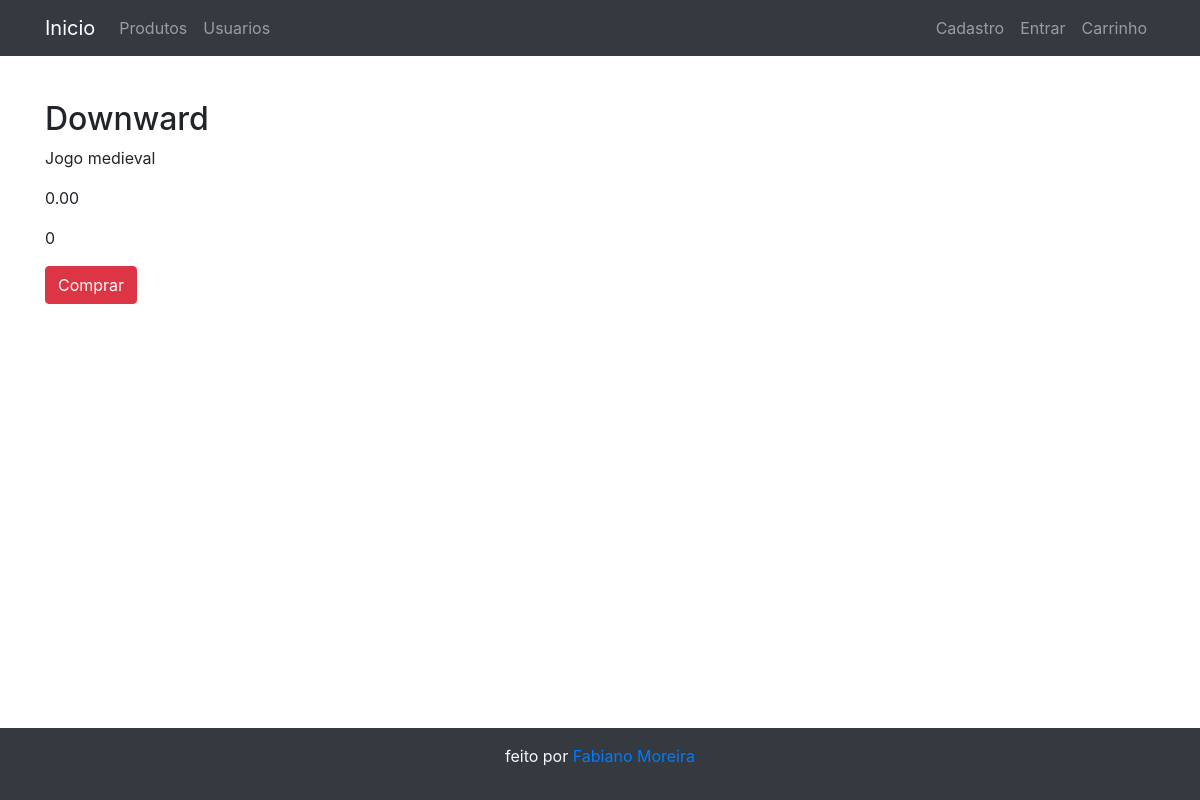
Page /?p=perfilProduto&id=1 on the committed database.
### tables this page shows
CREATE TABLE IF NOT EXISTS `produto` (
  `id` int(11) NOT NULL AUTO_INCREMENT,
  `nome` varchar(100) DEFAULT NULL,
  `descricao` varchar(100) DEFAULT NULL,
  `valor` decimal(12,2) NOT NULL,
  `quant` int(11) NOT NULL,
  `foto1` varchar(100) NOT NULL,
  `foto2` varchar(100) NOT NULL,
  `foto3` varchar(100) NOT NULL,
  `foto4` varchar(100) NOT NULL,
  `foto5` varchar(100) NOT NULL,
  PRIMARY KEY (`id`)
);

### model/dao.php (called while the page is built, shortened)
<?php
class Dao
{
    function conecta()
    {
        $pdo = null;
        try {
            $pdo = new PDO('mysql:host=' . self::HOST . ';dbname=' . self::DB, self::USER, self::PASS);
            $pdo->setAttribute(PDO::ATTR_ERRMODE, PDO::ERRMODE_EXCEPTION);
        } catch (PDOException $e) {
            print "Error!: " . $e->getMessage() . "<br/>";
            die();
        }
        return $pdo;
    }
}
?>

### model/produto.php (called while the page is built, shortened)
<?php
class Produto
{
    public function get($id)
    {
        $result = null;
        try {
            require_once("dao.php");
            $sql = "select * from produto where id = :id";
            $dao = new Dao;
            $stman = $dao->conecta()->prepare($sql);
            $stman->bindParam(":id", $id);
            $stman->execute();
            $result = $stman->fetch(PDO::FETCH_OBJ);
        } catch (Exception $e) {
            erro("Erro: " .  $e->getMessage());
        }
        return $result;
    }
}

### pages/perfil-produto.php (the view, shortened to what this page needs)
<?php
require_once("./model/produto.php");
$produto = new Produto;
if (!empty($_GET)) {
    $item = $produto->get($_GET['id']);
    ?>
    <section class="container">
        <h2> <?= $item->nome ?> </h2>
        <p> <?= $item->descricao ?> </p>
        <p> <?= $item->valor ?> </p>
        <p> <?= $item->quant ?></p>
        <?= "<a href='?p=carrinho&add=$item->id' class='btn btn-danger'>Comprar</a>" ?>
    </section>
<?php } ?>

### css/estilo.css (style rules this page uses)
body { margin-top: 100px; margin-bottom: 100px; }

### rows in the picture
produto: nome "Downward", descricao "Jogo medieval", valor "0.00", quant "0"
